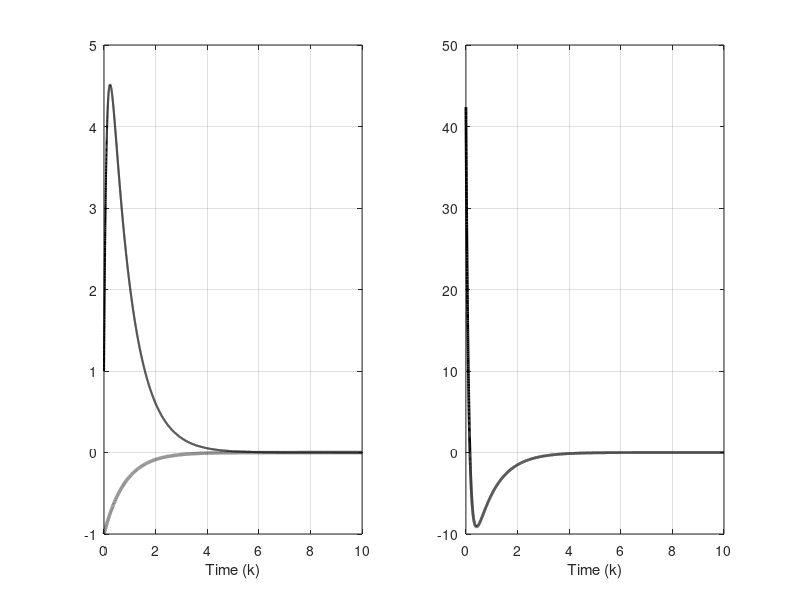

Write MATLAB code to recreate this figure.
function stateRes
 
% System matrices and initial condition
A = [1, -2; 1, 4];
B = [1; 0.1];

x0 = [1 ; -1];
 

%LQR control gain
%(1) Q=[1,0;0,1], R=10
K = [-10.0239  -52.4001];

%(2) Q=[100,0;0,100], R=10
%K = [-15.2377 -108.4757];

% Responds....
kMax = 10000;
dt = 0.001; 
Id = eye(2);

x(:,1) = x0;
for k=1:kMax   
    u(:, k) = K*x(:, k);    
    x(:, k+1) = (Id + dt*A)*x(:, k)  + B*dt*u(:,k);
end  

%
figure

subplot(1,2,1)
title('(a)')
plot( [0:kMax]*dt, x(1,:), 'k', 'linewidth', 1.5);
hold on
plot( [0:kMax]*dt, x(2,:), 'k:', 'linewidth', 2.5);
xlabel('Time (k)')
grid on

subplot(1,2,2)
title('(b)')
plot([0:kMax-1]*dt, u, 'k', 'linewidth', 2);
xlabel('Time (k)')
grid on

 
 